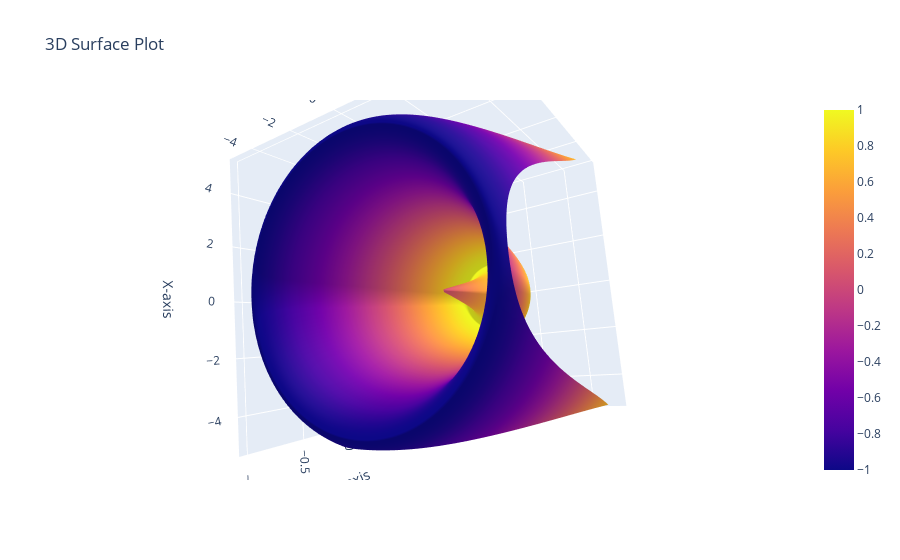

Notebook source saved alongside this figure:
### Code cell
import plotly.graph_objects as go
import numpy as np
x = np.linspace(-5, 5, 100)
y = np.linspace(-5, 5, 100)
X, Y = np.meshgrid(x, y)
Z = np.sin(np.sqrt(X**2 + Y**2))
fig = go.Figure(data=go.Surface(z=Z, x=x, y=y))
fig.update_layout(scene=dict(zaxis_title="Z-axis", yaxis_title="Y-axis", xaxis_title="X-axis"), title="3D Surface Plot")
fig.show()
